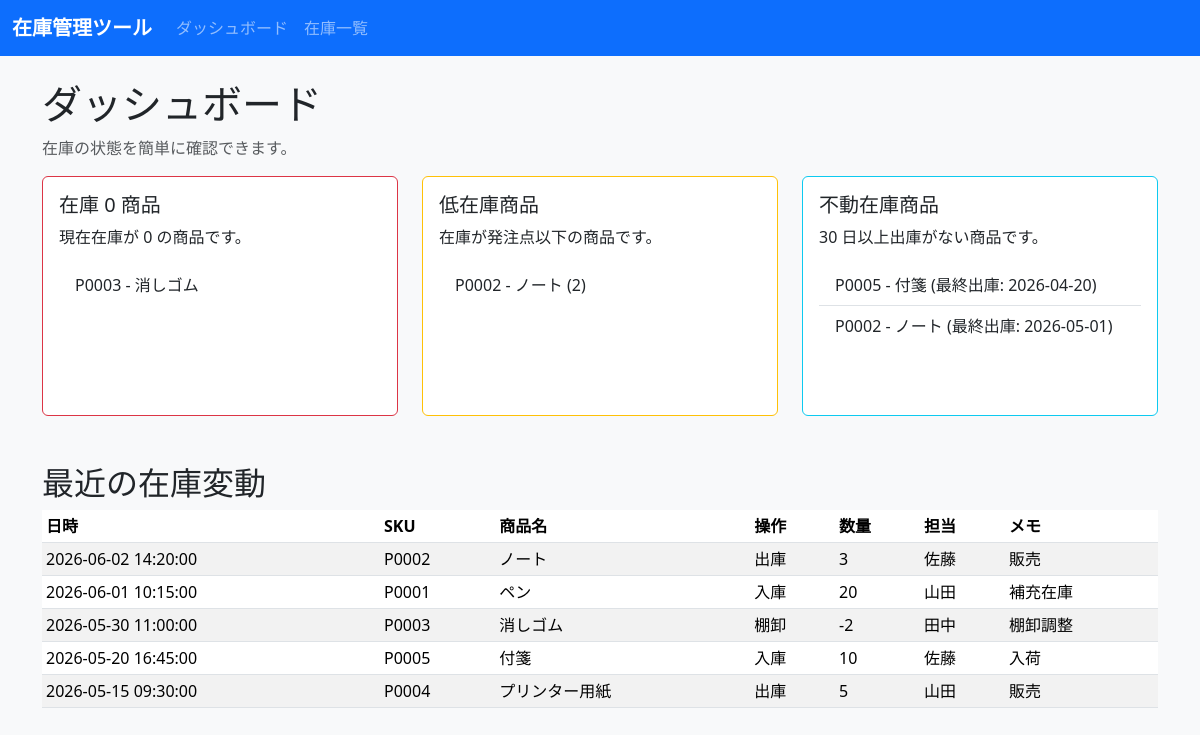
Before: / with the older database file.
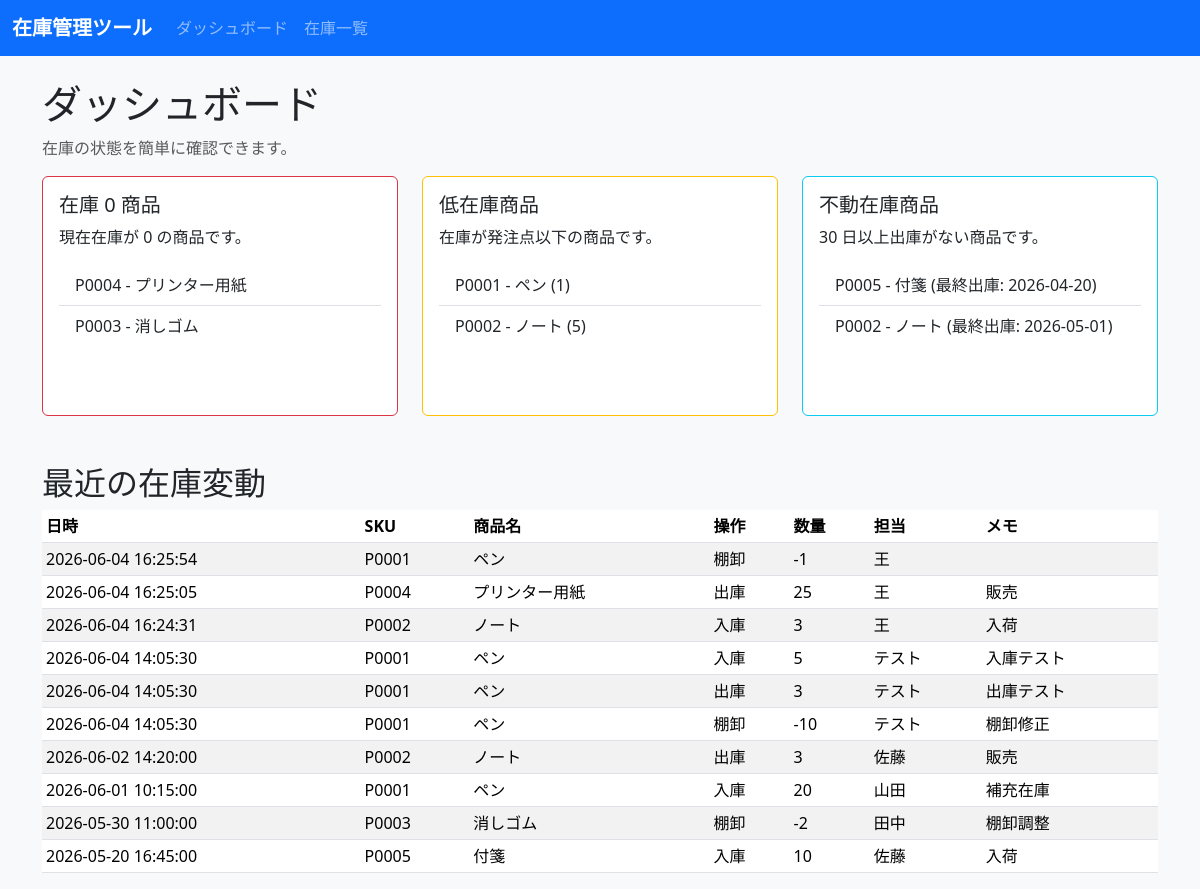
After: the same page with the newer database file.
### tables this page shows
CREATE TABLE products (
            id INTEGER PRIMARY KEY AUTOINCREMENT,
            sku TEXT NOT NULL UNIQUE,
            name TEXT NOT NULL,
            category TEXT,
            location TEXT,
            current_stock INTEGER NOT NULL DEFAULT 0,
            reorder_point INTEGER NOT NULL DEFAULT 0,
            last_in_date TEXT,
            last_out_date TEXT,
            notes TEXT,
            created_at TEXT NOT NULL,
            updated_at TEXT NOT NULL
        );

CREATE TABLE stock_logs (
            id INTEGER PRIMARY KEY AUTOINCREMENT,
            product_id INTEGER NOT NULL,
            operation_type TEXT NOT NULL,
            quantity INTEGER NOT NULL,
            staff_name TEXT,
            note TEXT,
            created_at TEXT NOT NULL,
            FOREIGN KEY(product_id) REFERENCES products(id)
        );

### inventory_app/app.py (the view)
@app.route("/")
def dashboard():
    conn = get_db_connection()
    today = datetime.today().date()
    cutoff = today - timedelta(days=30)
    zero_stock = conn.execute(
        "SELECT * FROM products WHERE current_stock = 0 ORDER BY name"
    ).fetchall()
    low_stock = conn.execute(
        "SELECT * FROM products WHERE current_stock > 0 AND current_stock <= reorder_point ORDER BY current_stock ASC"
    ).fetchall()
    stagnant_stock = conn.execute(
        "SELECT * FROM products WHERE current_stock > 0 AND last_out_date IS NOT NULL AND date(last_out_date) < date(?) ORDER BY last_out_date"
    , (cutoff.isoformat(),)).fetchall()
    recent_logs = conn.execute(
        "SELECT stock_logs.*, products.name, products.sku FROM stock_logs JOIN products ON stock_logs.product_id = products.id ORDER BY stock_logs.created_at DESC LIMIT 10"
    ).fetchall()
    conn.close()
    return render_template(
        "dashboard.html",
        zero_stock=zero_stock,
        low_stock=low_stock,
        stagnant_stock=stagnant_stock,
        recent_logs=recent_logs,
        cutoff=cutoff,
        operation_labels=OPERATION_LABELS,
    )

### inventory_app/app.py (called while the page is built)
def get_db_connection():
    conn = sqlite3.connect(DB_PATH)
    conn.row_factory = sqlite3.Row
    return conn

### inventory_app/templates/dashboard.html
{% extends 'base.html' %}
{% block content %}
  <h1>ダッシュボード</h1>
  <p class="text-muted">在庫の状態を簡単に確認できます。</p>
  <div class="row gy-4">
    <div class="col-md-4">
      <div class="card border-danger h-100">
        <div class="card-body">
          <h5 class="card-title">在庫 0 商品</h5>
          <p class="card-text">現在在庫が 0 の商品です。</p>
          {% if zero_stock %}
            <ul class="list-group list-group-flush">
              {% for product in zero_stock %}
                <li class="list-group-item">{{ product.sku }} - {{ product.name }}</li>
              {% endfor %}
            </ul>
          {% else %}
            <p class="text-success">該当なし</p>
          {% endif %}
        </div>
      </div>
    </div>
    <div class="col-md-4">
      <div class="card border-warning h-100">
        <div class="card-body">
          <h5 class="card-title">低在庫商品</h5>
          <p class="card-text">在庫が発注点以下の商品です。</p>
          {% if low_stock %}
            <ul class="list-group list-group-flush">
              {% for product in low_stock %}
                <li class="list-group-item">{{ product.sku }} - {{ product.name }} ({{ product.current_stock }})</li>
              {% endfor %}
            </ul>
          {% else %}
            <p class="text-success">該当なし</p>
          {% endif %}
        </div>
      </div>
    </div>
    <div class="col-md-4">
      <div class="card border-info h-100">
        <div class="card-body">
          <h5 class="card-title">不動在庫商品</h5>
          <p class="card-text">30 日以上出庫がない商品です。</p>
          {% if stagnant_stock %}
            <ul class="list-group list-group-flush">
              {% for product in stagnant_stock %}
                <li class="list-group-item">{{ product.sku }} - {{ product.name }} (最終出庫: {{ product.last_out_date }})</li>
              {% endfor %}
            </ul>
          {% else %}
            <p class="text-success">該当なし</p>
          {% endif %}
        </div>
      </div>
    </div>
  </div>
  <section class="mt-5">
    <h2>最近の在庫変動</h2>
    {% if recent_logs %}
      <table class="table table-sm table-striped">
        <thead>
          <tr>
            <th>日時</th>
            <th>SKU</th>
            <th>商品名</th>
            <th>操作</th>
            <th>数量</th>
            <th>担当</th>
            <th>メモ</th>
          </tr>
        </thead>
        <tbody>
          {% for log in recent_logs %}
            <tr>
              <td>{{ log.created_at }}</td>
              <td>{{ log.sku }}</td>
              <td>{{ log.name }}</td>
              <td>{{ operation_labels[log.operation_type] if log.operation_type in operation_labels else log.operation_type }}</td>
              <td>{{ log.quantity }}</td>
              <td>{{ log.staff_name }}</td>
              <td>{{ log.note }}</td>
            </tr>
          {% endfor %}
        </tbody>
      </table>
    {% else %}
      <p>まだ在庫変動の記録がありません。</p>
    {% endif %}
  </section>
{% endblock %}

Changed rows visible on the page:
no longer on this page (row unchanged): stock_logs: created_at "2026-05-15 09:30:00", sku "P0004", name "プリンター用紙", operation_type "出庫", quantity "5", staff_name "山田", note "販売"
now on this page (row edited): products: sku "P0004", name "プリンター用紙", shown under "在庫 0 商品"
now on this page (row edited): products: sku "P0001", name "ペン", current_stock "1", shown under "低在庫商品"
changed products "ノート": current_stock "2" → "5"
added stock_logs: created_at "2026-06-04 16:25:54", sku "P0001", name "ペン", operation_type "棚卸", quantity "-1", staff_name "王"
added stock_logs: created_at "2026-06-04 16:25:05", sku "P0004", name "プリンター用紙", operation_type "出庫", quantity "25", staff_name "王", note "販売"
added stock_logs: created_at "2026-06-04 16:24:31", sku "P0002", name "ノート", operation_type "入庫", quantity "3", staff_name "王", note "入荷"
added stock_logs: created_at "2026-06-04 14:05:30", sku "P0001", name "ペン", operation_type "入庫", quantity "5", staff_name "テスト", note "入庫テスト"
added stock_logs: created_at "2026-06-04 14:05:30", sku "P0001", name "ペン", operation_type "出庫", quantity "3", staff_name "テスト", note "出庫テスト"
added stock_logs: created_at "2026-06-04 14:05:30", sku "P0001", name "ペン", operation_type "棚卸", quantity "-10", staff_name "テスト", note "棚卸修正"
